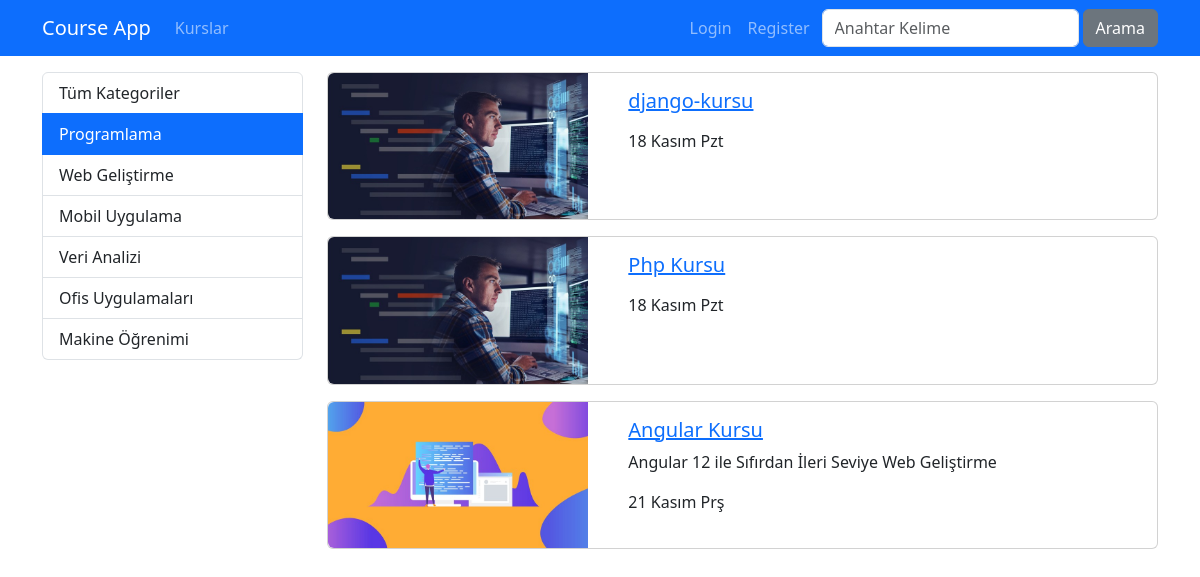
Screenshot of /kurslar/kategori/programlama with the database file from the repository.
### courses/models.py (models this page shows, shortened)
class Category (models.Model):
    name= models.CharField(max_length=40)
    slug = models.SlugField(default="",null=False,unique=True,db_index=True,max_length=50)

class Course(models.Model):
    title = models.CharField(max_length=50)
    subtitle = models.CharField(max_length=100,default="")
    description = RichTextField()
    image = models.ImageField(upload_to="images",default="")
    date = models.DateField(auto_now=True)
    isActive = models.BooleanField(default=False)
    isHome = models.BooleanField(default=False)
    slug = models.SlugField(default="",blank=True,null=False,unique=True,db_index=True) #php-kursu
    categories = models.ManyToManyField(Category)
    def __str__(self):
        return f"{self.title}"

### courses/views.py (the view)
# urls.py: path('kategori/<slug:slug>',views.getCoursesByCategory,name='courses_by_category'),
def getCoursesByCategory(request,slug):
    kurslar = Course.objects.filter(categories__slug=slug,isActive=1).order_by("date")
    kategoriler = Category.objects.all()
    paginator = Paginator(kurslar, 3)
    page = request.GET.get('page',1)
    page_obj= paginator.page(page)
    print(page_obj.paginator.count)
    print(page_obj.paginator.num_pages)
    print(page_obj.object_list)
    return render(request,'courses/list.html', {
         'categories':kategoriler,
         'page_obj':page_obj,
         'seciliKategori':slug
    })

### courses/templates/courses/list.html (shortened to what this page needs)
{% extends "layout.html" %} # extendlerin en yukarıda olması gerekir.
{% load static %} # static keywordunu nerde kullanıyorsak sayfanın en başında bu olacak
{% block css_files %}
    <link rel="stylesheet" href="{% static 'courses/css/style.css' %}">
{% endblock css_files %}
{% block content %}
<div class="container mt-3">
    <div class="row">
        <div class="col-3">
            {% include 'courses/partials/_categories.html' %}
        </div>
        <div class="col-9">
            {% for course in page_obj.object_list  %}
                    {% include "courses/partials/_course.html" %}
            {% endfor %}
        </div>
    </div>
</div>
{% endblock content %}

### courses/templates/courses/partials/_categories.html
<div class="list-group">
    <a href="/kurslar" class="list-group-item list-group-item-action">Tüm Kategoriler</a>
    {% for category in categories   %}
    <a href="{% url "courses_by_category" category.slug %}"
    class="list-group-item list-group-item-action {% if category.slug == seciliKategori  %}active{% endif %}">
        {{category.name | title}}</a>
    {% endfor %}
</div>

### courses/templates/courses/partials/_course.html
{% load static %}
<div class="card mb-3">
    <div class="row">
        <div class="col-4">
            <img class="img-fluid rounded-start" src="{{course.image.url}}" alt="{{course.title}}" class="src">
        </div>
        <div class="col-8">
            <div class="card-body">
                <h5 class="card-title">
                    <a href="{% url 'course_details' course.slug %}">
                        {{course.title}}
                    </a>
                </h5>
                <p class="card-text">{{course.subtitle}}</p>
                <p>{{course.date | date:'d F D'}}</p>
            </div>
        </div>
    </div>
</div>

### rows the page displays
Category: name "Programlama"
Category: name "Web Geliştirme"
Category: name "Mobil Uygulama"
Category: name "Veri Analizi"
Category: name "Ofis Uygulamaları"
Category: name "Makine Öğrenimi"
Course: image (picture), title "django-kursu", date "18 Kasım Pzt"
Course: image (picture), title "Php Kursu", date "18 Kasım Pzt"
Course: image (picture), title "Angular Kursu", subtitle "Angular 12 ile Sıfırdan İleri Seviye Web Geliştirme", date "21 Kasım Prş"
